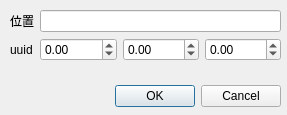
<?xml version="1.0" encoding="UTF-8"?>
<ui version="4.0">
 <class>setPosition</class>
 <widget class="QDialog" name="setPosition">
  <property name="geometry">
   <rect>
    <x>0</x>
    <y>0</y>
    <width>287</width>
    <height>115</height>
   </rect>
  </property>
  <property name="windowTitle">
   <string>Dialog</string>
  </property>
  <widget class="QDialogButtonBox" name="buttonBox">
   <property name="geometry">
    <rect>
     <x>0</x>
     <y>80</y>
     <width>281</width>
     <height>32</height>
    </rect>
   </property>
   <property name="orientation">
    <enum>Qt::Horizontal</enum>
   </property>
   <property name="standardButtons">
    <set>QDialogButtonBox::Cancel|QDialogButtonBox::Ok</set>
   </property>
  </widget>
  <widget class="QWidget" name="formLayoutWidget">
   <property name="geometry">
    <rect>
     <x>10</x>
     <y>10</y>
     <width>271</width>
     <height>61</height>
    </rect>
   </property>
   <layout class="QFormLayout" name="formLayout">
    <item row="1" column="0">
     <widget class="QLabel" name="label_2">
      <property name="text">
       <string>uuid</string>
      </property>
     </widget>
    </item>
    <item row="0" column="0">
     <widget class="QLabel" name="label">
      <property name="text">
       <string>位置</string>
      </property>
     </widget>
    </item>
    <item row="0" column="1">
     <widget class="QLineEdit" name="lineEdit_uuid"/>
    </item>
    <item row="1" column="1">
     <layout class="QHBoxLayout" name="horizontalLayout">
      <item>
       <widget class="QDoubleSpinBox" name="doubleSpinBox_x">
        <property name="minimum">
         <double>-100000.000000000000000</double>
        </property>
        <property name="maximum">
         <double>100000.000000000000000</double>
        </property>
       </widget>
      </item>
      <item>
       <widget class="QDoubleSpinBox" name="doubleSpinBox_y">
        <property name="minimum">
         <double>-100000.000000000000000</double>
        </property>
        <property name="maximum">
         <double>100000.000000000000000</double>
        </property>
       </widget>
      </item>
      <item>
       <widget class="QDoubleSpinBox" name="doubleSpinBox_z">
        <property name="minimum">
         <double>-100000.000000000000000</double>
        </property>
        <property name="maximum">
         <double>100000.000000000000000</double>
        </property>
       </widget>
      </item>
     </layout>
    </item>
   </layout>
  </widget>
 </widget>
 <resources/>
 <connections>
  <connection>
   <sender>buttonBox</sender>
   <signal>accepted()</signal>
   <receiver>setPosition</receiver>
   <slot>accept()</slot>
   <hints>
    <hint type="sourcelabel">
     <x>248</x>
     <y>254</y>
    </hint>
    <hint type="destinationlabel">
     <x>157</x>
     <y>274</y>
    </hint>
   </hints>
  </connection>
  <connection>
   <sender>buttonBox</sender>
   <signal>rejected()</signal>
   <receiver>setPosition</receiver>
   <slot>reject()</slot>
   <hints>
    <hint type="sourcelabel">
     <x>316</x>
     <y>260</y>
    </hint>
    <hint type="destinationlabel">
     <x>286</x>
     <y>274</y>
    </hint>
   </hints>
  </connection>
 </connections>
</ui>
